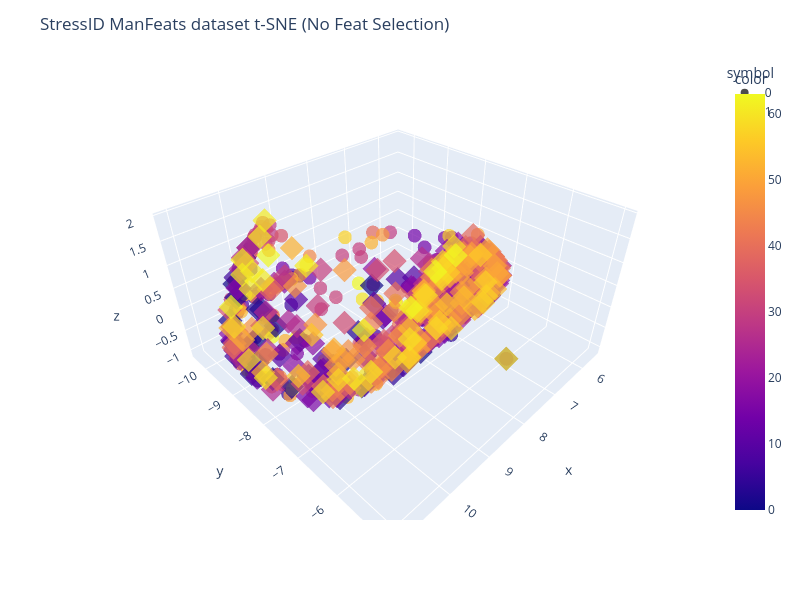
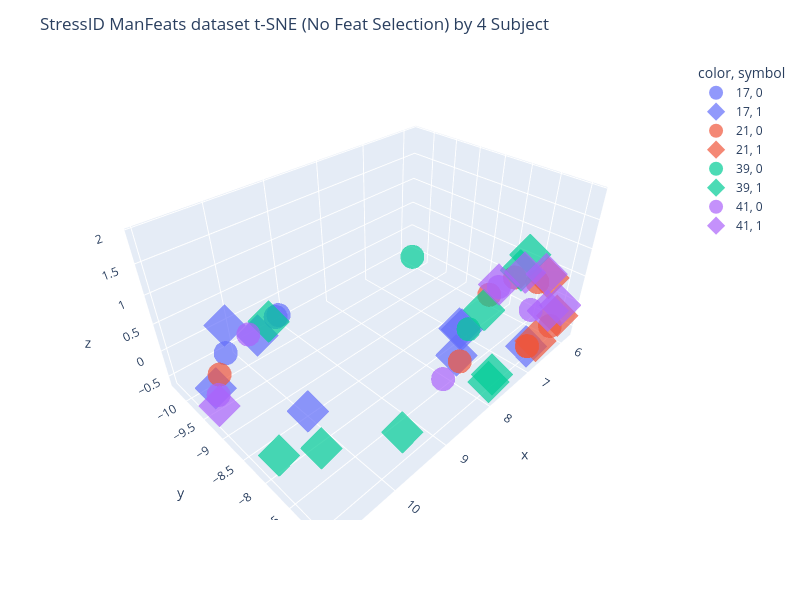

Notebook source saved alongside these figures, in order:
### Code cell
# t-SNE in StressID
# Best N-comp=3, Perp=360 np.arange(30, 390, 30)
si_Ncomp = 3
si_Perp = 360
BY_CLASS = False
colors = si_bclass_labels if BY_CLASS else si_groups_list

si_tsne = TSNE(n_components=si_Ncomp, perplexity=si_Perp, random_state=RAN_STATE)
si_X_tsne = si_tsne.fit_transform(si_X)
display(si_tsne.kl_divergence_)

fig = px.scatter_3d(
    x=si_X_tsne[:, 0],
    y=si_X_tsne[:, 1],
    z=si_X_tsne[:, 2],
    color=colors,
    symbol=si_bclass_labels,
    opacity=0.7,
    width=800,
    height=600,
)
fig.update_layout(title="StressID ManFeats dataset t-SNE (No Feat Selection)")
fig.show()

# Picking a small sample of subjects to show
n_subjects = 4
subjects_to_show = np.random.choice(range(len(si_subject_to_group)), size=n_subjects)
print(subjects_to_show)
subject_mask = [n in subjects_to_show for n in si_groups_list]
filtered_subjects_rows = [str(subject) for subject, flag in zip(si_groups_list, subject_mask) if flag]
filtered_classes_rows = [str(label) for label, flag in zip(si_bclass_labels.values, subject_mask) if flag]

fig_subj = px.scatter_3d(
    x=si_X_tsne[:, 0][subject_mask],
    y=si_X_tsne[:, 1][subject_mask],
    z=si_X_tsne[:, 2][subject_mask],
    color=filtered_subjects_rows,
    symbol=filtered_classes_rows,
    opacity=0.7,
    width=800,
    height=600,
)
fig_subj.update_layout(title=f"StressID ManFeats dataset t-SNE (No Feat Selection) by {n_subjects} Subject")
fig_subj.update_traces(
    marker=dict(size=14, opacity=0.7),
    selector=dict(mode="markers")
)
fig_subj.show()

### Figure 1 — Plotly figure (JSON) as saved in the notebook; plotly's stock layout.template omitted (floating-point values rounded to 4 significant figures; data arrays with more than 128 entries replaced by an {"elided": "..."} marker saying what was removed)
{"data": [{"hovertemplate": "symbol=0<br>x=%{x}<br>y=%{y}<br>z=%{z}<br>color=%{marker.color}<extra></extra>", "legendgroup": "0", "marker": {"color": {"elided": "332 int values"}, "coloraxis": "coloraxis", "opacity": 0.7, "symbol": "circle"}, "mode": "markers", "name": "0", "scene": "scene", "showlegend": true, "type": "scatter3d", "x": {"elided": "332 float values"}, "y": {"elided": "332 float values"}, "z": {"elided": "332 float values"}}, {"hovertemplate": "symbol=1<br>x=%{x}<br>y=%{y}<br>z=%{z}<br>color=%{marker.color}<extra></extra>", "legendgroup": "1", "marker": {"color": {"elided": "367 int values"}, "coloraxis": "coloraxis", "opacity": 0.7, "symbol": "diamond"}, "mode": "markers", "name": "1", "scene": "scene", "showlegend": true, "type": "scatter3d", "x": {"elided": "367 float values"}, "y": {"elided": "367 float values"}, "z": {"elided": "367 float values"}}], "layout": {"coloraxis": {"colorbar": {"title": {"text": "color"}}, "colorscale": [[0, "#0d0887"], [0.1111, "#46039f"], [0.2222, "#7201a8"], [0.3333, "#9c179e"], [0.4444, "#bd3786"], [0.5556, "#d8576b"], [0.6667, "#ed7953"], [0.7778, "#fb9f3a"], [0.8889, "#fdca26"], [1, "#f0f921"]]}, "height": 600, "legend": {"title": {"text": "symbol"}, "tracegroupgap": 0}, "margin": {"t": 60}, "scene": {"domain": {"x": [0, 1], "y": [0, 1]}, "xaxis": {"title": {"text": "x"}}, "yaxis": {"title": {"text": "y"}}, "zaxis": {"title": {"text": "z"}}}, "title": {"text": "StressID ManFeats dataset t-SNE (No Feat Selection)"}, "width": 800}}

### Figure 2 — Plotly figure (JSON) as saved in the notebook; plotly's stock layout.template omitted (floating-point values rounded to 4 significant figures)
{"data": [{"hovertemplate": "color=17<br>symbol=0<br>x=%{x}<br>y=%{y}<br>z=%{z}<extra></extra>", "legendgroup": "17, 0", "marker": {"color": "#636efa", "opacity": 0.7, "size": 14, "symbol": "circle"}, "mode": "markers", "name": "17, 0", "scene": "scene", "showlegend": true, "type": "scatter3d", "x": [9.126, 10.84, 9.192], "y": [-10.33, -8.883, -10.33], "z": [-0.3481, 0.7954, -0.3491]}, {"hovertemplate": "color=17<br>symbol=1<br>x=%{x}<br>y=%{y}<br>z=%{z}<extra></extra>", "legendgroup": "17, 1", "marker": {"color": "#636efa", "opacity": 0.7, "size": 14, "symbol": "diamond"}, "mode": "markers", "name": "17, 1", "scene": "scene", "showlegend": true, "type": "scatter3d", "x": [6.951, 8.481, 10.89, 7.987, 8.43, 10.59, 10.32, 10.63], "y": [-6.911, -7.111, -9.328, -7.463, -7.106, -7.63, -9.886, -8.421], "z": [-0.2734, 0.8506, -0.09447, -0.1543, 0.8052, 0.5294, 0.363, 1.226]}, {"hovertemplate": "color=21<br>symbol=0<br>x=%{x}<br>y=%{y}<br>z=%{z}<extra></extra>", "legendgroup": "21, 0", "marker": {"color": "#EF553B", "opacity": 0.7, "size": 14, "symbol": "circle"}, "mode": "markers", "name": "21, 0", "scene": "scene", "showlegend": true, "type": "scatter3d", "x": [10.63, 6.556, 6.555, 7.264, 7.759, 6.424, 6.098, 6.037], "y": [-9.697, -7.09, -7.083, -7.489, -7.543, -7.188, -6.982, -7.796], "z": [-0.2623, -0.6229, -0.6179, 0.5717, -0.4707, 0.5385, -0.3972, 0.15]}, {"hovertemplate": "color=21<br>symbol=1<br>x=%{x}<br>y=%{y}<br>z=%{z}<extra></extra>", "legendgroup": "21, 1", "marker": {"color": "#EF553B", "opacity": 0.7, "size": 14, "symbol": "diamond"}, "mode": "markers", "name": "21, 1", "scene": "scene", "showlegend": true, "type": "scatter3d", "x": [6.159, 5.926, 6.444], "y": [-6.877, -7.263, -7.017], "z": [-0.09269, 0.3403, -0.533]}, {"hovertemplate": "color=39<br>symbol=0<br>x=%{x}<br>y=%{y}<br>z=%{z}<extra></extra>", "legendgroup": "39, 0", "marker": {"color": "#00cc96", "opacity": 0.7, "size": 14, "symbol": "circle"}, "mode": "markers", "name": "39, 0", "scene": "scene", "showlegend": true, "type": "scatter3d", "x": [8.937, 7.388], "y": [-7.558, -7.699], "z": [1.936, -0.1349]}, {"hovertemplate": "color=39<br>symbol=1<br>x=%{x}<br>y=%{y}<br>z=%{z}<extra></extra>", "legendgroup": "39, 1", "marker": {"color": "#00cc96", "opacity": 0.7, "size": 14, "symbol": "diamond"}, "mode": "markers", "name": "39, 1", "scene": "scene", "showlegend": true, "type": "scatter3d", "x": [9.357, 6.759, 6.657, 10.87, 10.54, 9.637, 7.798, 7.821, 6.414], "y": [-10.3, -7.862, -7.377, -7.956, -7.494, -7.007, -6.936, -6.96, -7.399], "z": [-0.3353, -0.1853, 0.774, -0.3059, -0.04403, -0.1041, -0.3078, -0.4628, 0.9338]}, {"hovertemplate": "color=41<br>symbol=0<br>x=%{x}<br>y=%{y}<br>z=%{z}<extra></extra>", "legendgroup": "41, 0", "marker": {"color": "#ab63fa", "opacity": 0.7, "size": 14, "symbol": "circle"}, "mode": "markers", "name": "41, 0", "scene": "scene", "showlegend": true, "type": "scatter3d", "x": [9.824, 6.367, 5.854, 10.82, 8.913], "y": [-10.16, -7.881, -7.494, -9.453, -6.98], "z": [-0.2595, 0.07586, -0.4716, -0.366, 0.3374]}, {"hovertemplate": "color=41<br>symbol=1<br>x=%{x}<br>y=%{y}<br>z=%{z}<extra></extra>", "legendgroup": "41, 1", "marker": {"color": "#ab63fa", "opacity": 0.7, "size": 14, "symbol": "diamond"}, "mode": "markers", "name": "41, 1", "scene": "scene", "showlegend": true, "type": "scatter3d", "x": [6.466, 5.957, 6.433, 5.932, 5.889, 10.93], "y": [-6.912, -6.954, -7.847, -7.686, -7.328, -9.255], "z": [0.1526, -0.03222, 0.1757, 0.2515, 0.368, -0.3556]}], "layout": {"height": 600, "legend": {"title": {"text": "color, symbol"}, "tracegroupgap": 0}, "margin": {"t": 60}, "scene": {"domain": {"x": [0, 1], "y": [0, 1]}, "xaxis": {"title": {"text": "x"}}, "yaxis": {"title": {"text": "y"}}, "zaxis": {"title": {"text": "z"}}}, "title": {"text": "StressID ManFeats dataset t-SNE (No Feat Selection) by 4 Subject"}, "width": 800}}
